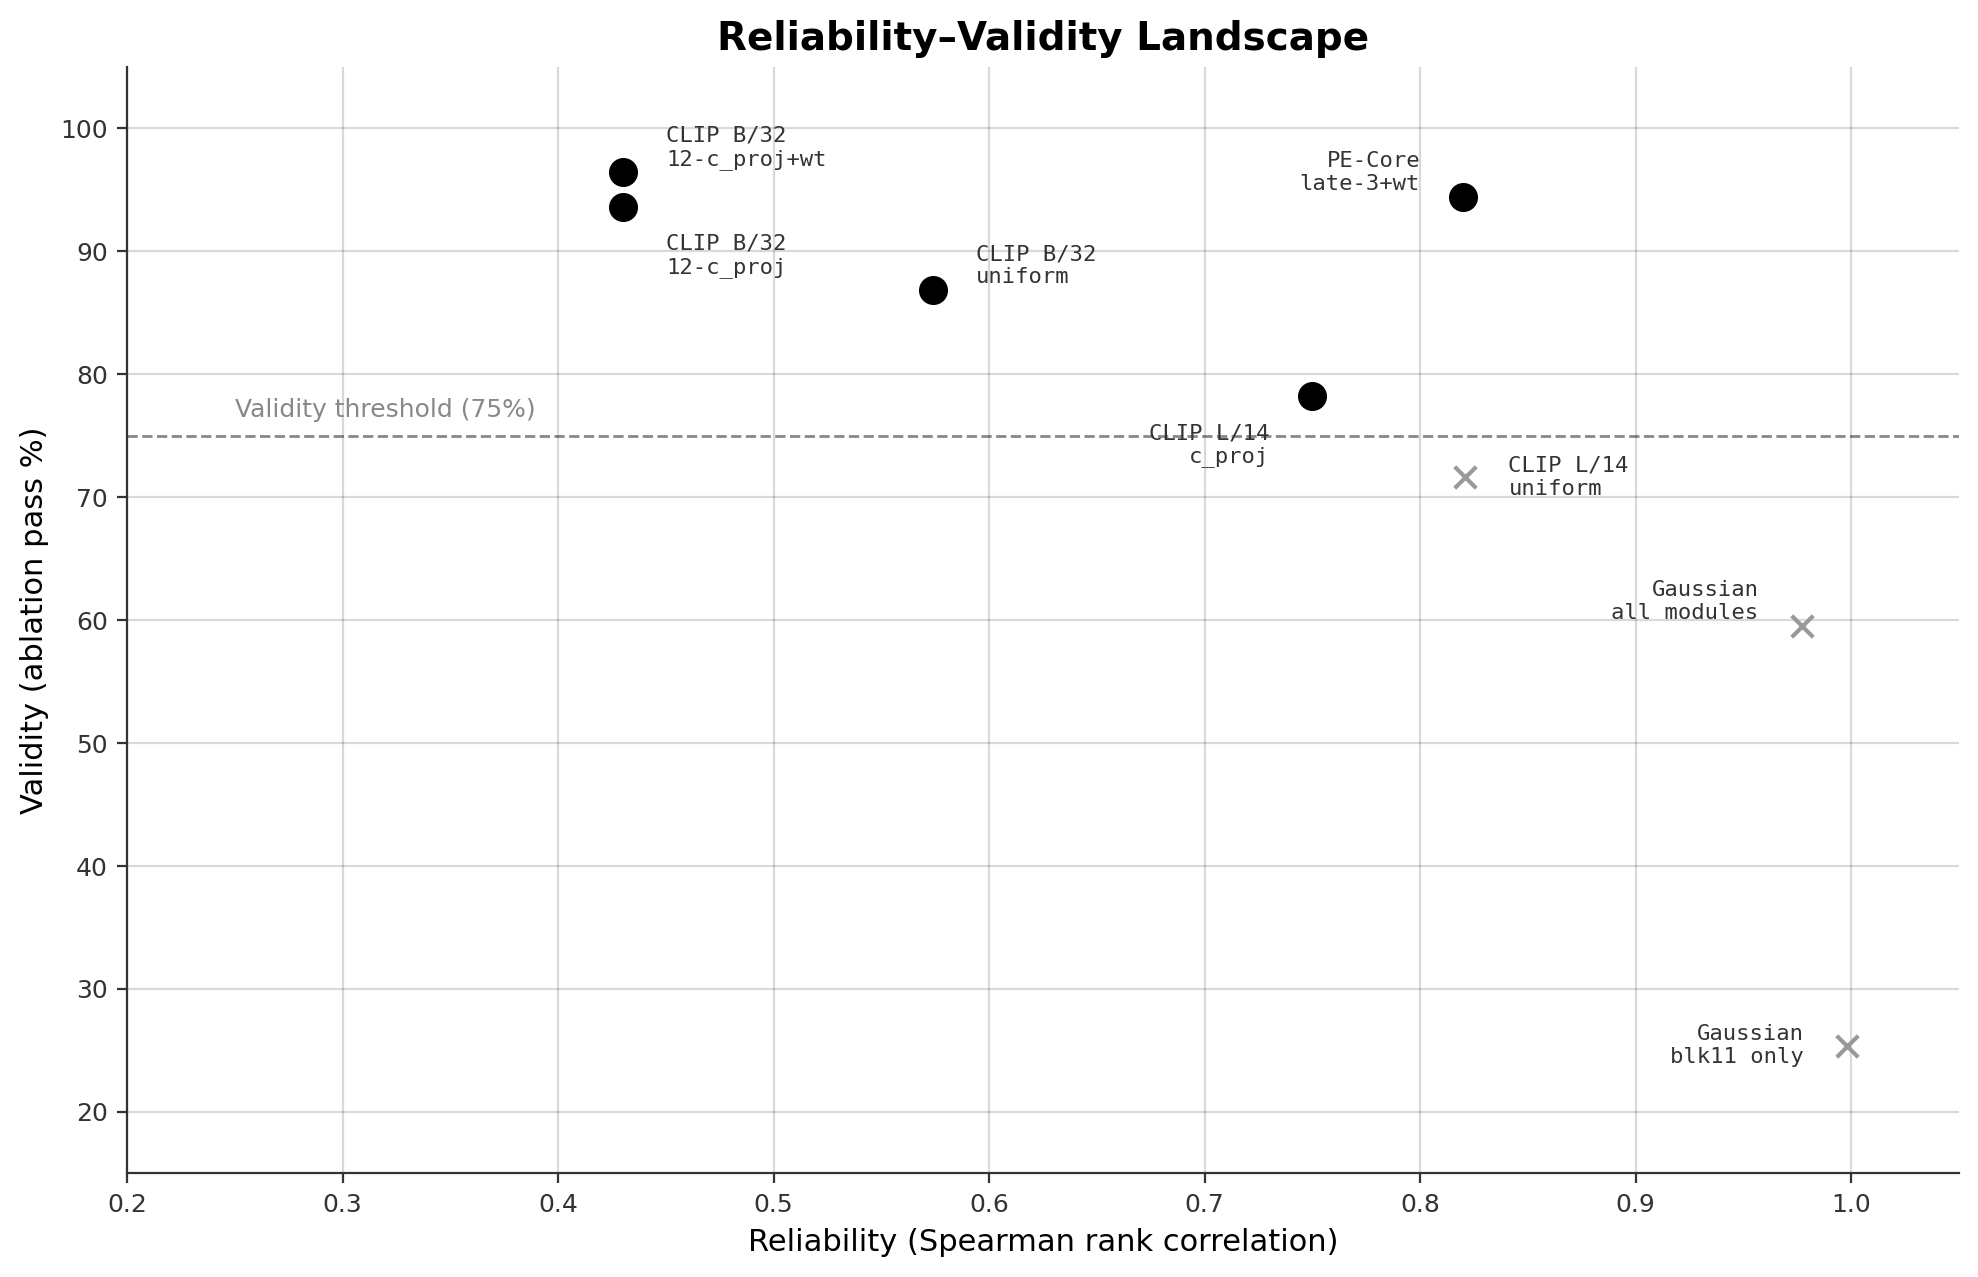

Source code (Python):
"""Reliability-Validity Landscape scatter plot.
Shows the fundamental tradeoff between reliability (Spearman) and validity (ablation %).
"""
import matplotlib
matplotlib.use('Agg')
import matplotlib.pyplot as plt
import numpy as np

# Data: (reliability_spearman, validity_pct, label)
points = [
    (0.430, 96.4, "CLIP B/32\n12-c_proj+wt"),
    (0.430, 93.6, "CLIP B/32\n12-c_proj"),
    (0.574, 86.8, "CLIP B/32\nuniform"),
    (0.750, 78.2, "CLIP L/14\nc_proj"),
    (0.821, 71.6, "CLIP L/14\nuniform"),
    (0.820, 94.4, "PE-Core\nlate-3+wt"),
    (0.977, 59.5, "Gaussian\nall modules"),
    (0.998, 25.4, "Gaussian\nblk11 only"),
]

fig, ax = plt.subplots(figsize=(10, 6.5))

# Style
fig.patch.set_facecolor('white')
ax.set_facecolor('white')

# Validity threshold
ax.axhline(y=75, color='#888888', linestyle='--', linewidth=1, zorder=1)
ax.text(0.25, 76.5, 'Validity threshold (75%)', fontsize=9, color='#888888')

# Plot points
xs = [p[0] for p in points]
ys = [p[1] for p in points]
labels = [p[2] for p in points]

# Separate into above/below threshold for marker style
for x, y, label in points:
    marker = 'o' if y >= 75 else 'x'
    color = 'black' if y >= 75 else '#999999'
    size = 80 if y >= 75 else 60
    ax.scatter(x, y, s=size, c=color, marker=marker, zorder=3, linewidths=1.5)

    # Label offsets (hand-tuned)
    dx, dy = 0.02, 0
    ha = 'left'
    if 'PE-Core' in label:
        dx, dy = -0.02, 2
        ha = 'right'
    elif '12-c_proj+wt' in label:
        dx, dy = 0.02, 2
    elif '12-c_proj' in label and 'wt' not in label:
        dx, dy = 0.02, -4
    elif 'uniform' in label and 'B/32' in label:
        dx, dy = 0.02, 2
    elif 'L/14' in label and 'c_proj' in label and 'uniform' not in label:
        dx, dy = -0.02, -4
        ha = 'right'
    elif 'Gaussian' in label and 'all' in label:
        dx, dy = -0.02, 2
        ha = 'right'
    elif 'blk11' in label:
        dx, dy = -0.02, 0
        ha = 'right'

    ax.annotate(label, (x, y), xytext=(x + dx, y + dy),
                fontsize=8, color='#333333', ha=ha, va='center',
                fontfamily='monospace')

ax.set_xlabel('Reliability (Spearman rank correlation)', fontsize=11, fontfamily='sans-serif')
ax.set_ylabel('Validity (ablation pass %)', fontsize=11, fontfamily='sans-serif')
ax.set_title('Reliability–Validity Landscape', fontsize=14, fontweight='bold', fontfamily='sans-serif')

ax.set_xlim(0.2, 1.05)
ax.set_ylim(15, 105)
ax.spines['top'].set_visible(False)
ax.spines['right'].set_visible(False)
ax.spines['left'].set_color('#333333')
ax.spines['bottom'].set_color('#333333')
ax.tick_params(colors='#333333', labelsize=9)
ax.grid(axis='both', alpha=0.15, color='#000000')

plt.tight_layout()
plt.savefig('/sessions/confident-hopeful-noether/charts/chart_landscape.png', dpi=200, bbox_inches='tight',
            facecolor='white', edgecolor='none')
plt.close()
print("Saved chart_landscape.png")
